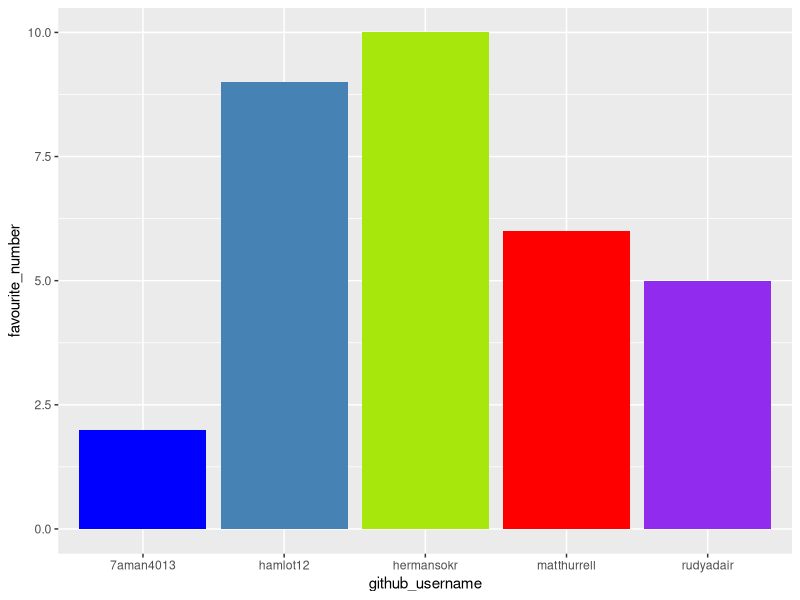
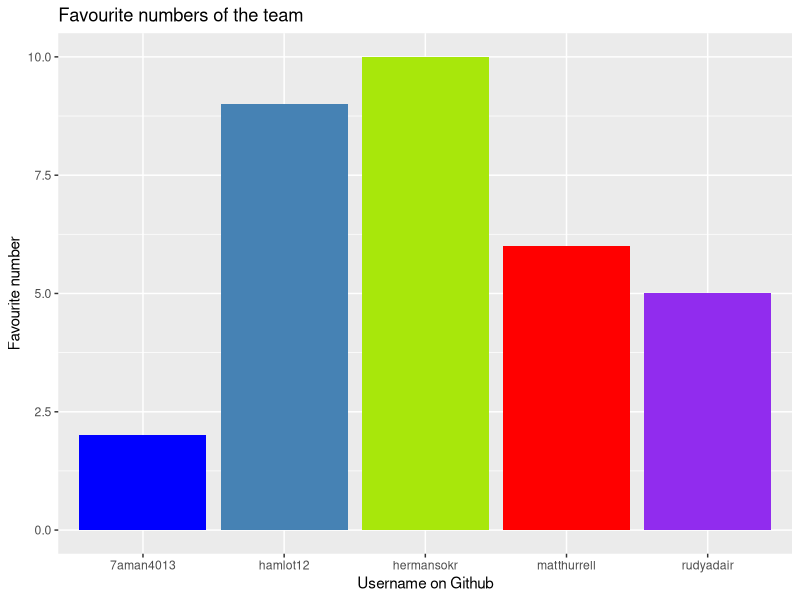
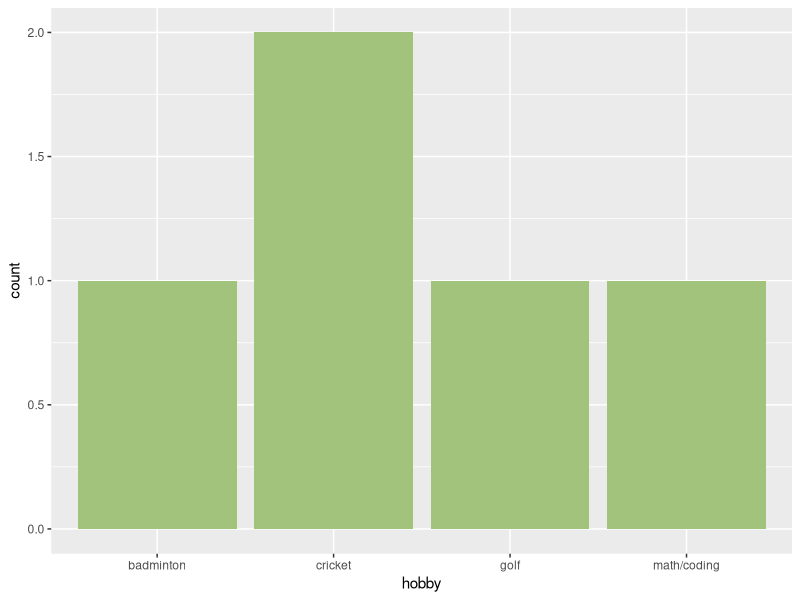

The R script that drew these images, in order:
## ---- chunk 1
library(tidyverse) 
## ---- chunk 2
hexnum <- paste(c(sample(c(0:9, LETTERS[0:5]), 6)), collapse='')
hexnum <- paste("#", hexnum, sep='')
team_data <- tibble(
  name = c("Herman Songe-Aakre", "Abdulrahman Albinali", "Rudy Adair", 
           "Matthew Hurrel", "Hamish Lothian"),
  github_username = c("hermansokr", "7aman4013", "rudyadair", 
                      "matthurrell", "hamlot12"), 
  colour = c(hexnum, "blue", "purple2", 
             "red", "steelblue"),
  hobby = c("cricket", "math/coding", "cricket", 
            "badminton", "golf"),
  favourite_number = c(sample(10, size = 1), 2, 5, 6, 9)
  )

team_data
## ---- chunk 3
p1 <- ggplot(data = team_data, 
             mapping = aes(x = github_username, 
                           y = favourite_number,
                           fill = colour), 
             ) +
   geom_col() +
   scale_fill_identity()
p1
## ---- chunk 4
p1 + labs(x = "Username on Github", 
          y = "Favourite number",
          title = "Favourite numbers of the team")
## ---- chunk 5
hexnum <- paste(c(sample(c(0:9, LETTERS[0:5]), 6)), collapse='')
hexnum <- paste("#", hexnum, sep='')
print(hexnum)
p2 <- ggplot(team_data, aes(x = hobby)) +

  geom_bar(fill = hexnum)
  
p2
